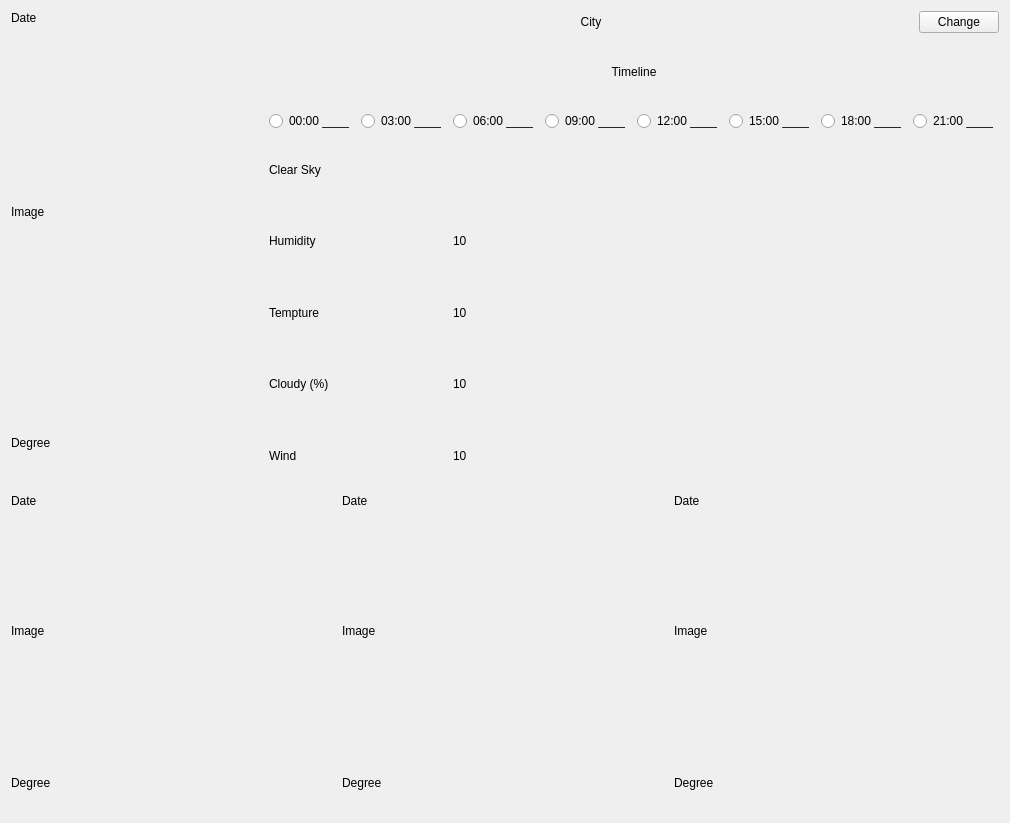
<?xml version="1.0" encoding="UTF-8"?>
<ui version="4.0">
 <class>MainWindow</class>
 <widget class="QWidget" name="MainWindow">
  <property name="geometry">
   <rect>
    <x>0</x>
    <y>0</y>
    <width>1010</width>
    <height>823</height>
   </rect>
  </property>
  <property name="windowTitle">
   <string>Form</string>
  </property>
  <layout class="QVBoxLayout" name="verticalLayout" stretch="3,2">
   <item>
    <layout class="QHBoxLayout" name="horizontalLayout" stretch="2,3">
     <item>
      <layout class="QVBoxLayout" name="verticalLayout_3" stretch="0,4,1">
       <item>
        <widget class="QLabel" name="label_3">
         <property name="text">
          <string>Date</string>
         </property>
        </widget>
       </item>
       <item>
        <widget class="QLabel" name="label_2">
         <property name="text">
          <string>Image</string>
         </property>
        </widget>
       </item>
       <item>
        <widget class="QLabel" name="label">
         <property name="text">
          <string>Degree</string>
         </property>
        </widget>
       </item>
      </layout>
     </item>
     <item>
      <layout class="QVBoxLayout" name="verticalLayout_2" stretch="1,5">
       <item>
        <layout class="QHBoxLayout" name="horizontalLayout_3" stretch="3,0">
         <item>
          <widget class="QLabel" name="label_4">
           <property name="styleSheet">
            <string notr="true">font: 25pt &quot;Sans Serif&quot;;</string>
           </property>
           <property name="text">
            <string>City</string>
           </property>
           <property name="alignment">
            <set>Qt::AlignCenter</set>
           </property>
          </widget>
         </item>
         <item>
          <layout class="QHBoxLayout" name="horizontalLayout_4">
           <item>
            <widget class="QPushButton" name="pushButton">
             <property name="text">
              <string>Change</string>
             </property>
            </widget>
           </item>
          </layout>
         </item>
        </layout>
       </item>
       <item>
        <layout class="QVBoxLayout" name="verticalLayout_4">
         <item>
          <widget class="QLabel" name="label_5">
           <property name="text">
            <string>Timeline</string>
           </property>
           <property name="alignment">
            <set>Qt::AlignCenter</set>
           </property>
          </widget>
         </item>
         <item>
          <layout class="QHBoxLayout" name="horizontalLayout_5">
           <item>
            <widget class="QRadioButton" name="radioButton_2">
             <property name="text">
              <string>00:00 ____</string>
             </property>
            </widget>
           </item>
           <item>
            <widget class="QRadioButton" name="radioButton_3">
             <property name="text">
              <string>03:00 ____</string>
             </property>
            </widget>
           </item>
           <item>
            <widget class="QRadioButton" name="radioButton_4">
             <property name="text">
              <string>06:00 ____</string>
             </property>
            </widget>
           </item>
           <item>
            <widget class="QRadioButton" name="radioButton_5">
             <property name="text">
              <string>09:00 ____</string>
             </property>
            </widget>
           </item>
           <item>
            <widget class="QRadioButton" name="radioButton_6">
             <property name="text">
              <string>12:00 ____</string>
             </property>
            </widget>
           </item>
           <item>
            <widget class="QRadioButton" name="radioButton_7">
             <property name="text">
              <string>15:00 ____</string>
             </property>
            </widget>
           </item>
           <item>
            <widget class="QRadioButton" name="radioButton_8">
             <property name="text">
              <string>18:00 ____</string>
             </property>
            </widget>
           </item>
           <item>
            <widget class="QRadioButton" name="radioButton">
             <property name="text">
              <string>21:00 ____</string>
             </property>
            </widget>
           </item>
          </layout>
         </item>
         <item>
          <widget class="QLabel" name="label_6">
           <property name="styleSheet">
            <string notr="true">font: 18pt &quot;Sans Serif&quot;;</string>
           </property>
           <property name="text">
            <string>Clear Sky</string>
           </property>
          </widget>
         </item>
         <item>
          <layout class="QHBoxLayout" name="hlayout_humidty" stretch="1,0,3">
           <item>
            <widget class="QLabel" name="label_7">
             <property name="styleSheet">
              <string notr="true">font: 12pt &quot;Sans Serif&quot;;</string>
             </property>
             <property name="text">
              <string>Humidity </string>
             </property>
            </widget>
           </item>
           <item>
            <widget class="QLabel" name="label_11">
             <property name="styleSheet">
              <string notr="true">font: 14pt &quot;Sans Serif&quot;;</string>
             </property>
             <property name="text">
              <string>10</string>
             </property>
            </widget>
           </item>
           <item>
            <spacer name="horizontalSpacer">
             <property name="orientation">
              <enum>Qt::Horizontal</enum>
             </property>
             <property name="sizeHint" stdset="0">
              <size>
               <width>40</width>
               <height>20</height>
              </size>
             </property>
            </spacer>
           </item>
          </layout>
         </item>
         <item>
          <layout class="QHBoxLayout" name="hlayout_humidty" stretch="1,0,3">
           <item>
            <widget class="QLabel" name="label_7">
             <property name="styleSheet">
              <string notr="true">font: 12pt &quot;Sans Serif&quot;;</string>
             </property>
             <property name="text">
              <string>Tempture </string>
             </property>
            </widget>
           </item>
           <item>
            <widget class="QLabel" name="label_11">
             <property name="styleSheet">
              <string notr="true">font: 14pt &quot;Sans Serif&quot;;</string>
             </property>
             <property name="text">
              <string>10</string>
             </property>
            </widget>
           </item>
           <item>
            <spacer name="horizontalSpacer">
             <property name="orientation">
              <enum>Qt::Horizontal</enum>
             </property>
             <property name="sizeHint" stdset="0">
              <size>
               <width>40</width>
               <height>20</height>
              </size>
             </property>
            </spacer>
           </item>
          </layout>
         </item>
         <item>
          <layout class="QHBoxLayout" name="hlayout_humidty" stretch="1,0,3">
           <item>
            <widget class="QLabel" name="label_7">
             <property name="styleSheet">
              <string notr="true">font: 12pt &quot;Sans Serif&quot;;</string>
             </property>
             <property name="text">
              <string>Cloudy (%) </string>
             </property>
            </widget>
           </item>
           <item>
            <widget class="QLabel" name="label_11">
             <property name="styleSheet">
              <string notr="true">font: 14pt &quot;Sans Serif&quot;;</string>
             </property>
             <property name="text">
              <string>10</string>
             </property>
            </widget>
           </item>
           <item>
            <spacer name="horizontalSpacer">
             <property name="orientation">
              <enum>Qt::Horizontal</enum>
             </property>
             <property name="sizeHint" stdset="0">
              <size>
               <width>40</width>
               <height>20</height>
              </size>
             </property>
            </spacer>
           </item>
          </layout>
         </item>
         <item>
          <layout class="QHBoxLayout" name="hlayout_humidty" stretch="1,0,3">
           <item>
            <widget class="QLabel" name="label_7">
             <property name="styleSheet">
              <string notr="true">font: 12pt &quot;Sans Serif&quot;;</string>
             </property>
             <property name="text">
              <string>Wind </string>
             </property>
            </widget>
           </item>
           <item>
            <widget class="QLabel" name="label_11">
             <property name="styleSheet">
              <string notr="true">font: 14pt &quot;Sans Serif&quot;;</string>
             </property>
             <property name="text">
              <string>10</string>
             </property>
            </widget>
           </item>
           <item>
            <spacer name="horizontalSpacer">
             <property name="orientation">
              <enum>Qt::Horizontal</enum>
             </property>
             <property name="sizeHint" stdset="0">
              <size>
               <width>40</width>
               <height>20</height>
              </size>
             </property>
            </spacer>
           </item>
          </layout>
         </item>
        </layout>
       </item>
      </layout>
     </item>
    </layout>
   </item>
   <item>
    <layout class="QHBoxLayout" name="horizontalLayout_2">
     <item>
      <layout class="QVBoxLayout" name="verticalLayout_3" stretch="0,4,1">
       <item>
        <widget class="QLabel" name="label_3">
         <property name="text">
          <string>Date</string>
         </property>
        </widget>
       </item>
       <item>
        <widget class="QLabel" name="label_2">
         <property name="text">
          <string>Image</string>
         </property>
        </widget>
       </item>
       <item>
        <widget class="QLabel" name="label">
         <property name="text">
          <string>Degree</string>
         </property>
        </widget>
       </item>
      </layout>
     </item>
     <item>
      <layout class="QVBoxLayout" name="verticalLayout_3" stretch="0,4,1">
       <item>
        <widget class="QLabel" name="label_3">
         <property name="text">
          <string>Date</string>
         </property>
        </widget>
       </item>
       <item>
        <widget class="QLabel" name="label_2">
         <property name="text">
          <string>Image</string>
         </property>
        </widget>
       </item>
       <item>
        <widget class="QLabel" name="label">
         <property name="text">
          <string>Degree</string>
         </property>
        </widget>
       </item>
      </layout>
     </item>
     <item>
      <layout class="QVBoxLayout" name="verticalLayout_3" stretch="0,4,1">
       <item>
        <widget class="QLabel" name="label_3">
         <property name="text">
          <string>Date</string>
         </property>
        </widget>
       </item>
       <item>
        <widget class="QLabel" name="label_2">
         <property name="text">
          <string>Image</string>
         </property>
        </widget>
       </item>
       <item>
        <widget class="QLabel" name="label">
         <property name="text">
          <string>Degree</string>
         </property>
        </widget>
       </item>
      </layout>
     </item>
    </layout>
   </item>
  </layout>
 </widget>
 <resources/>
 <connections/>
</ui>
